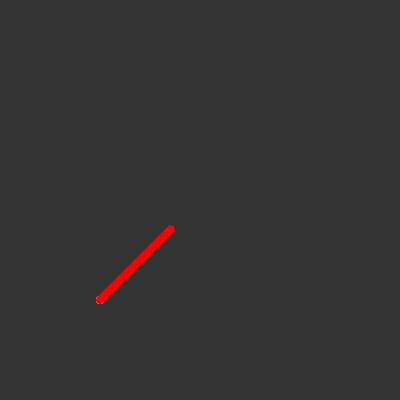
Frame 1 (no input)
Frame 60 (no input): identical to frame 1, image omitted
Frame 120 (the mouse pressed at the canvas centre since frame 60): identical to frame 1, image omitted

The p5.js sketch that drew this single still picture (run headless with seeded random() and noise() and a simulated clock; from frame 60 on, the mouse is pressed at the canvas centre):

// p5.js sketch
// ── sketch.js
function setup() {
    createCanvas(400, 400);
    angleMode(DEGREES);
}

function draw() {
    background(51);
    var x = 100;
    var y = 300;

    stroke(255);
    strokeWeight(8);
    point(x, y);

    var angle = -45;
    //var angle = map(mouseX, 0, width, -90, 90);
    var r = 100;

    var dx = r * cos(angle);
    var dy = r * sin(angle);
    
    stroke(255, 0, 0);
    line(x, y, x+dx, y+dy);

}
